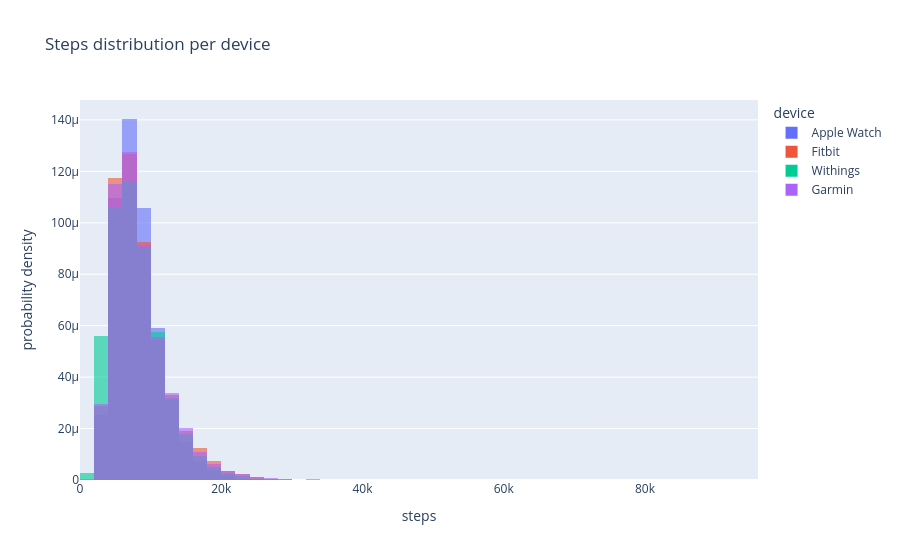

The code cell stored with this chart in its notebook:
### Code cell
# ✍️ live coding
px.histogram(df, x="steps", color="device", barmode="overlay", opacity=0.6,
             histnorm="probability density", nbins=80,
             title="Steps distribution per device")

### Figure 1 — Plotly figure (JSON) as saved in the notebook; plotly's stock layout.template omitted (floating-point values rounded to 4 significant figures; data arrays with more than 128 entries replaced by an {"elided": "..."} marker saying what was removed)
{"data": [{"bingroup": "x", "histnorm": "probability density", "hovertemplate": "device=Apple Watch<br>steps=%{x}<br>probability density=%{y}<extra></extra>", "legendgroup": "Apple Watch", "marker": {"color": "#636efa", "opacity": 0.6, "pattern": {"shape": ""}}, "name": "Apple Watch", "nbinsx": 80, "orientation": "v", "showlegend": true, "type": "histogram", "x": {"elided": "24820 int values"}, "xaxis": "x", "yaxis": "y"}, {"bingroup": "x", "histnorm": "probability density", "hovertemplate": "device=Fitbit<br>steps=%{x}<br>probability density=%{y}<extra></extra>", "legendgroup": "Fitbit", "marker": {"color": "#EF553B", "opacity": 0.6, "pattern": {"shape": ""}}, "name": "Fitbit", "nbinsx": 80, "orientation": "v", "showlegend": true, "type": "histogram", "x": {"elided": "13505 int values"}, "xaxis": "x", "yaxis": "y"}, {"bingroup": "x", "histnorm": "probability density", "hovertemplate": "device=Withings<br>steps=%{x}<br>probability density=%{y}<extra></extra>", "legendgroup": "Withings", "marker": {"color": "#00cc96", "opacity": 0.6, "pattern": {"shape": ""}}, "name": "Withings", "nbinsx": 80, "orientation": "v", "showlegend": true, "type": "histogram", "x": {"elided": "20440 int values"}, "xaxis": "x", "yaxis": "y"}, {"bingroup": "x", "histnorm": "probability density", "hovertemplate": "device=Garmin<br>steps=%{x}<br>probability density=%{y}<extra></extra>", "legendgroup": "Garmin", "marker": {"color": "#ab63fa", "opacity": 0.6, "pattern": {"shape": ""}}, "name": "Garmin", "nbinsx": 80, "orientation": "v", "showlegend": true, "type": "histogram", "x": {"elided": "32485 int values"}, "xaxis": "x", "yaxis": "y"}], "layout": {"barmode": "overlay", "legend": {"title": {"text": "device"}, "tracegroupgap": 0}, "title": {"text": "Steps distribution per device"}, "xaxis": {"anchor": "y", "domain": [0, 1], "title": {"text": "steps"}}, "yaxis": {"anchor": "x", "domain": [0, 1], "title": {"text": "probability density"}}}}
